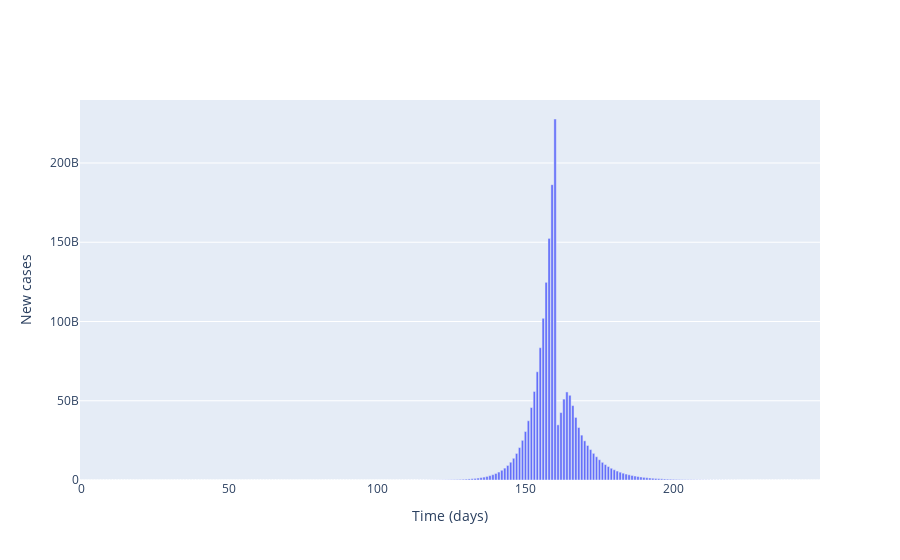
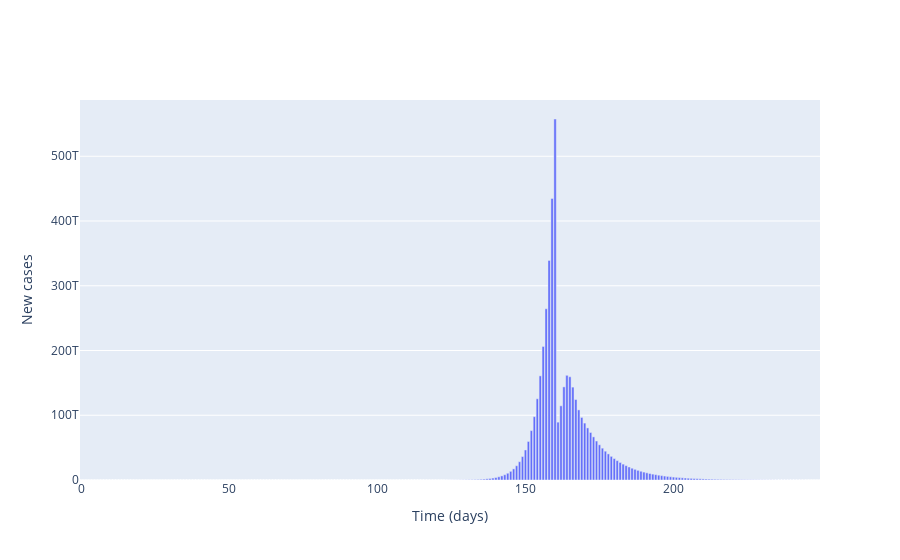
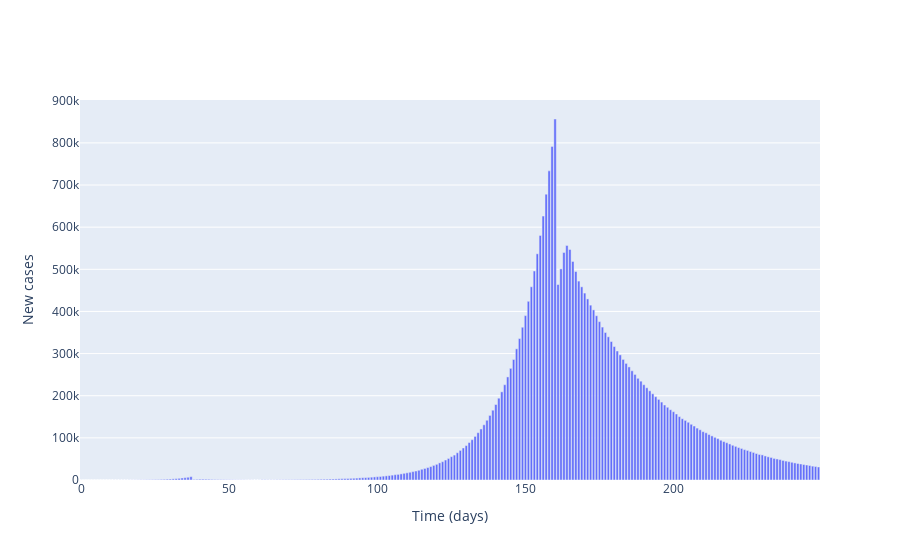
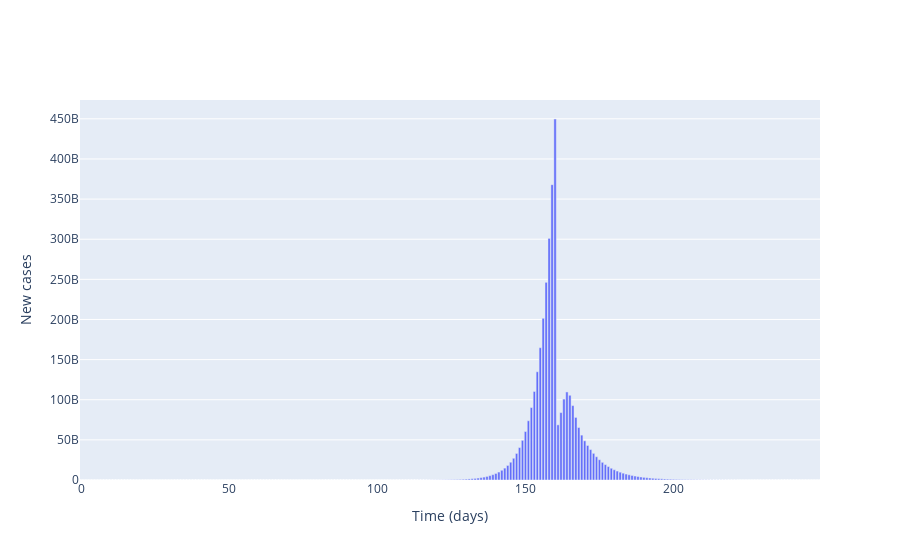

The code cell stored with these charts, in order, in its notebook:
### Markdown cell above
## Plot agreggated local incidence numbers

### Code cell
for _ in range(len(contact_matrix)):  
    # Plot (bar chart cases each day)
    fig = go.Figure()

    # Plot of incidences
    fig.add_trace(
        go.Bar(
            x=times,
            y=agg_cases[_],
            name='Incidences'
        )
    )

    # Add axis labels
    fig.update_layout(
        xaxis_title='Time (days)',
        yaxis_title='New cases'
    )

    fig.show()

### Figure 1 — Plotly figure (JSON) as saved in the notebook; plotly's stock layout.template omitted (floating-point values rounded to 4 significant figures; data arrays with more than 128 entries replaced by an {"elided": "..."} marker saying what was removed)
{"data": [{"name": "Incidences", "type": "bar", "x": {"elided": "250 int values"}, "y": {"elided": "250 int values"}}], "layout": {"xaxis": {"title": {"text": "Time (days)"}}, "yaxis": {"title": {"text": "New cases"}}}}

### Figure 2 — Plotly figure (JSON) as saved in the notebook; plotly's stock layout.template omitted (floating-point values rounded to 4 significant figures; data arrays with more than 128 entries replaced by an {"elided": "..."} marker saying what was removed)
{"data": [{"name": "Incidences", "type": "bar", "x": {"elided": "250 int values"}, "y": {"elided": "250 int values"}}], "layout": {"xaxis": {"title": {"text": "Time (days)"}}, "yaxis": {"title": {"text": "New cases"}}}}

### Figure 3 — Plotly figure (JSON) as saved in the notebook; plotly's stock layout.template omitted (floating-point values rounded to 4 significant figures; data arrays with more than 128 entries replaced by an {"elided": "..."} marker saying what was removed)
{"data": [{"name": "Incidences", "type": "bar", "x": {"elided": "250 int values"}, "y": {"elided": "250 int values"}}], "layout": {"xaxis": {"title": {"text": "Time (days)"}}, "yaxis": {"title": {"text": "New cases"}}}}

### Figure 4 — Plotly figure (JSON) as saved in the notebook; plotly's stock layout.template omitted (floating-point values rounded to 4 significant figures; data arrays with more than 128 entries replaced by an {"elided": "..."} marker saying what was removed)
{"data": [{"name": "Incidences", "type": "bar", "x": {"elided": "250 int values"}, "y": {"elided": "250 int values"}}], "layout": {"xaxis": {"title": {"text": "Time (days)"}}, "yaxis": {"title": {"text": "New cases"}}}}
